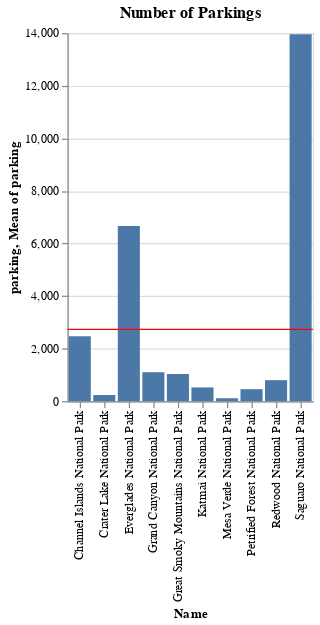

Describe this chart as a Vega-Lite specification.
### Vega-Lite specification from a JSON file in a GitHub repository (floating-point values rounded to 4 significant figures)
{"config": {"view": {"continuousWidth": 400, "continuousHeight": 300}}, "layer": [{"mark": "bar", "encoding": {"x": {"type": "nominal", "field": "Name"}, "y": {"type": "quantitative", "field": "parking"}}, "title": "Number of Parkings"}, {"mark": {"type": "rule", "color": "red"}, "encoding": {"y": {"type": "quantitative", "aggregate": "mean", "field": "parking"}}}], "data": {"name": "data-64f31bff11c8ae4602184ca2ab9b3535"}, "$schema": "https://vega.github.io/schema/vega-lite/v4.8.1.json", "datasets": {"data-64f31bff11c8ae4602184ca2ab9b3535": [{"Name": "Channel Islands National Park", "median_household_income": 87130.0, "parking": 2468, "restaurant": 938, "tickets": "No", "max_temperature": 67.4, "min_temperature": 51.94, "Precipitation": 0.4549, "Wind_Speed": 13.45, "crime_pop1000": 3.952, "tickets_label": 0}, {"Name": "Crater Lake National Park", "median_household_income": 45010.0, "parking": 238, "restaurant": 55, "tickets": "Yes", "max_temperature": 47.46, "min_temperature": 38.24, "Precipitation": 1.02, "Wind_Speed": 15.25, "crime_pop1000": 13.72, "tickets_label": 1}, {"Name": "Everglades National Park", "median_household_income": 61930.0, "parking": 6661, "restaurant": 1841, "tickets": "Yes", "max_temperature": 79.58, "min_temperature": 64.71, "Precipitation": 0.8205, "Wind_Speed": 13.18, "crime_pop1000": 21.05, "tickets_label": 1}, {"Name": "Grand Canyon National Park", "median_household_income": 51070.0, "parking": 1104, "restaurant": 341, "tickets": "Yes", "max_temperature": 67.8, "min_temperature": 46.0, "Precipitation": 0.1283, "Wind_Speed": 11.54, "crime_pop1000": 9.703, "tickets_label": 1}, {"Name": "Petrified Forest National Park", "median_household_income": 36470.0, "parking": 458, "restaurant": 125, "tickets": "No", "max_temperature": 67.8, "min_temperature": 46.0, "Precipitation": 0.1283, "Wind_Speed": 11.54, "crime_pop1000": 5.108, "tickets_label": 0}, {"Name": "Great Smoky Mountains National Park", "median_household_income": 47620.0, "parking": 1035, "restaurant": 337, "tickets": "No", "max_temperature": 53.01, "min_temperature": 36.52, "Precipitation": 1.4, "Wind_Speed": 13.85, "crime_pop1000": 23.28, "tickets_label": 0}, {"Name": "Katmai National Park", "median_household_income": 66900.0, "parking": 525, "restaurant": 112, "tickets": "No", "max_temperature": 1.049, "min_temperature": -5.689, "Precipitation": 0.006386, "Wind_Speed": 5.912, "crime_pop1000": 29.83, "tickets_label": 0}, {"Name": "Mesa Verde National Park", "median_household_income": 49600.0, "parking": 114, "restaurant": 31, "tickets": "Yes", "max_temperature": 39.58, "min_temperature": 17.75, "Precipitation": 0.07404, "Wind_Speed": 12.74, "crime_pop1000": 9.258, "tickets_label": 1}, {"Name": "Redwood National Park", "median_household_income": 47760.0, "parking": 802, "restaurant": 161, "tickets": "No", "max_temperature": 58.19, "min_temperature": 47.09, "Precipitation": 0.5271, "Wind_Speed": 14.69, "crime_pop1000": 11.87, "tickets_label": 0}, {"Name": "Saguaro National Park", "median_household_income": 53590.0, "parking": 13962, "restaurant": 876, "tickets": "Yes", "max_temperature": 68.07, "min_temperature": 40.52, "Precipitation": 0.09022, "Wind_Speed": 14.42, "crime_pop1000": 11.71, "tickets_label": 1}]}}
